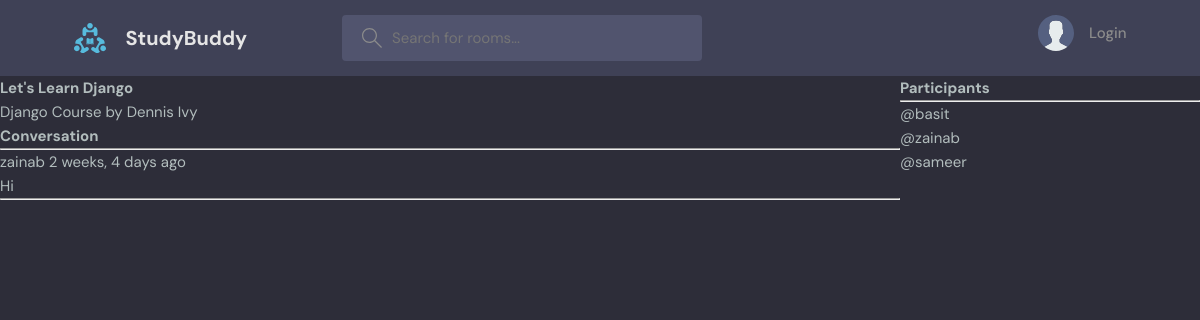
The page /room/1/ on the database its author committed.
### base/models.py (models this page shows, shortened)
class Room(models.Model):
    host = models.ForeignKey(User, on_delete=models.SET_NULL, null=True)
    topic = models.ForeignKey(Topic, on_delete=models.SET_NULL, null=True)
    name = models.CharField(max_length=200)
    description = models.TextField(null=True, blank = True)
    participants = models.ManyToManyField(User, related_name='participants', blank=True)
    updated = models.DateTimeField(auto_now=True)
    created = models.DateTimeField(auto_now_add=True)
    class Meta:
        ordering = ['-updated','-created']

class Message(models.Model):
    user = models.ForeignKey(User, on_delete=models.CASCADE)
    room = models.ForeignKey(Room, on_delete=models.CASCADE)
    body = models.TextField()
    updated = models.DateTimeField(auto_now=True)
    created = models.DateTimeField(auto_now_add=True)
    class Meta:
        ordering = ['-updated','-created']

### base/views.py (the view, shortened to what this page needs)
# urls.py: path('room/<str:pk>/', views.room, name="room"),
def room(request, pk):
    room = Room.objects.get(id=pk)
    room_messages = room.message_set.all()
    participants = room.participants.all()
    context = {'room': room, 'room_messages': room_messages, 'participants': participants}
    return render(request, 'base/room.html', context)

### base/templates/base/room.html (shortened to what this page needs)
{% extends 'main.html' %}
{% block content %}
<div class="room-container">
  <div>
    <h1>{{room.name}}</h1>
    <p>{{room.description}}</p>
    <div class="comment-wrapper">
      <h3>Conversation</h3>
      <hr />
      {% for message in room_messages %}
      <div>
        <small>{{message.user}} {{message.created|timesince}} ago</small>
        <p>{{message.body}}</p>
        <hr>
      </div>
      {% endfor %}
    </div>
  </div>
  <div>
    <h3>Participants</h3>
    <hr>
    {% for user in participants %}
      <div>
        <p>@{{user.username}}</p>
      </div>
      {% endfor %}
  </div>
</div>
{% endblock %}

### static/styles/style.css (style rules this page uses)
:root { --color-main: #71c6dd; --color-main-light: #e1f6fb; --color-dark: #3f4156; --color-dark-medium: #51546e; --color-dark-light: #696d97; --color-light: #e5e5e5; --color-gray: #8b8b8b; --color-light-gray: #b2bdbd; --color-bg: #2d2d39; --color-success: #5dd693; --color-error: #fc4b0b; }
* { font-family: "DM Sans", -apple-system, BlinkMacSystemFont, "Segoe UI", Roboto, Oxygen, Ubuntu, Cantarell, "Open Sans", "Helvetica Neue", sans-serif; margin: 0; padding: 0; box-sizing: border-box; text-rendering: optimizeLegibility; font-size: inherit; }
html { font-size: 56.25%; }
@media only screen and (min-width: 1200px) { html { font-size: 62.5%; } }
body { line-height: 1.6; font-weight: 400; font-size: 1.5rem; color: var(--color-light-gray); background-color: var(--color-bg); min-height: 100vh; }

### base/templates/base/room.html (style rules this page uses)
.room-container { display: grid; grid-template-columns: 3fr 1fr; }

### rows shown on the page
Room: name "Let's Learn Django", description "Django Course by Dennis Ivy"
Message: user "zainab", created "2 weeks, 4 days", body "Hi"

### other values the page prints
{{ user.username }} "basit"
{{ user.username }} "zainab"
{{ user.username }} "sameer"
